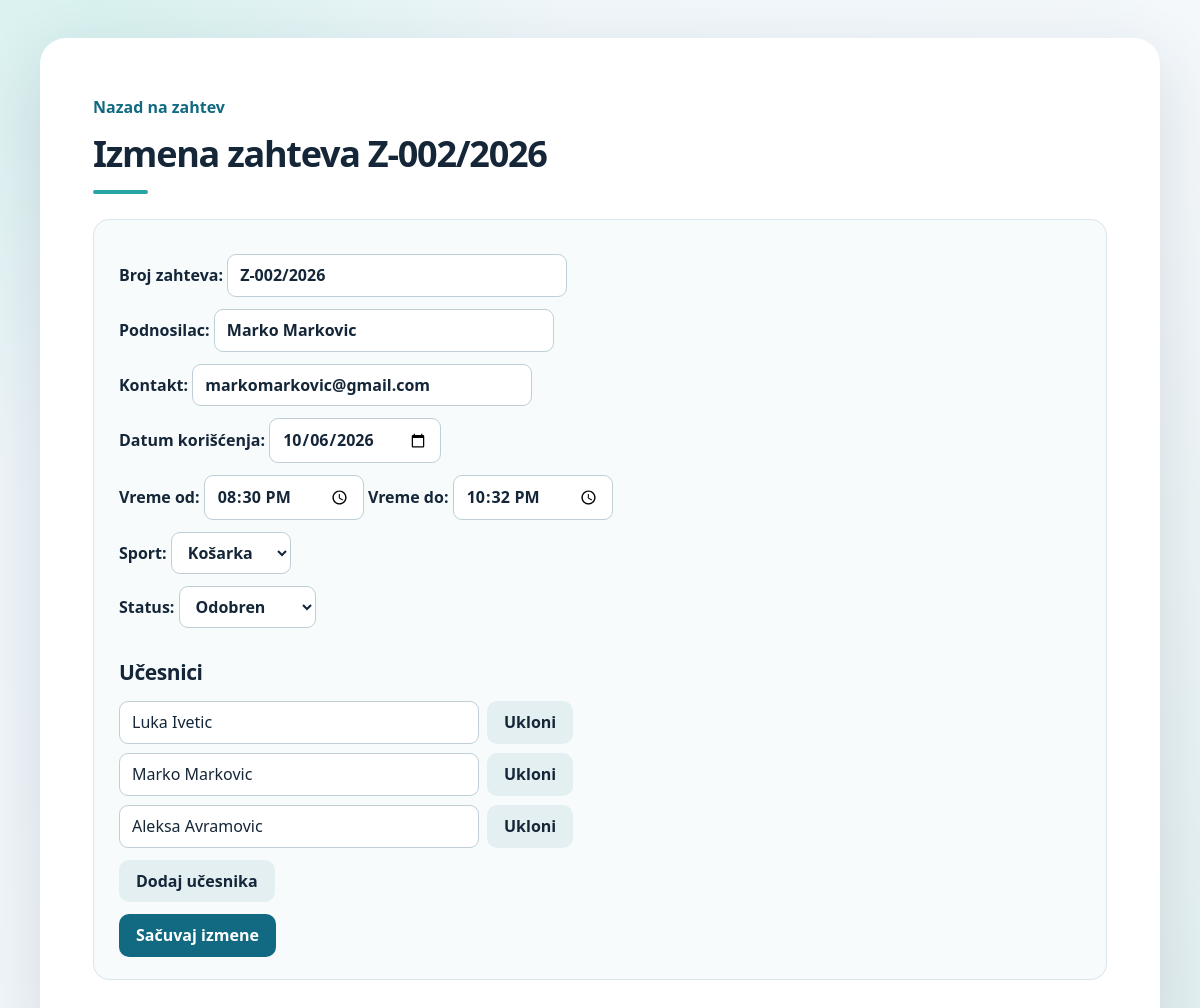
The app's page /izmeni_zahtev.php?id=3 (signed in) with its own data.
### tables this page shows
CREATE TABLE `zahtevi` (
  `id` int(11) NOT NULL,
  `broj_zahteva` varchar(30) NOT NULL,
  `datum_podnosenja` date NOT NULL,
  `podnosilac` varchar(100) NOT NULL,
  `kontakt` varchar(100) NOT NULL,
  `datum_koriscenja` date NOT NULL,
  `vreme_od` time NOT NULL,
  `vreme_do` time NOT NULL,
  `sport_id` int(11) NOT NULL,
  `status` enum('na_cekanju','odobren','odbijen') NOT NULL DEFAULT 'na_cekanju'
);

CREATE TABLE `sportovi` (
  `id` int(11) NOT NULL,
  `naziv` varchar(50) NOT NULL
);

CREATE TABLE `ucesnici` (
  `id` int(11) NOT NULL,
  `zahtev_id` int(11) NOT NULL,
  `ime_prezime` varchar(100) NOT NULL
);

### klase/BazaPodataka.php (called while the page is built, shortened)
<?php
class BazaPodataka
{
    public function __construct()
    {
        $this->veza = new PDO(
            'mysql:host=localhost;dbname=sportska_hala;charset=utf8mb4',
            'root',
            ''
        );
    }
}

### klase/Zahtevi.php (called while the page is built, shortened)
<?php
require_once __DIR__ . '/BazaPodataka.php';
class Zahtevi extends BazaPodataka
{
    public function prikaziJedan(int $id): ?array
    {
        $upit = $this->veza->prepare(
            'SELECT z.*, s.naziv AS sport
             FROM zahtevi z
             JOIN sportovi s ON s.id = z.sport_id
             WHERE z.id = ?'
        );
        $upit->execute([$id]);
        $zahtev = $upit->fetch(PDO::FETCH_ASSOC);
        return $zahtev ?: null;
    }
    public function prikaziUcesnike(int $zahtevId): array
    {
        $upit = $this->veza->prepare(
            'SELECT id, ime_prezime
             FROM ucesnici
             WHERE zahtev_id = ?
             ORDER BY id'
        );
        $upit->execute([$zahtevId]);
        return $upit->fetchAll(PDO::FETCH_ASSOC);
    }
}

### klase/Sportovi.php (called while the page is built, shortened)
<?php
require_once __DIR__ . '/BazaPodataka.php';
class Sportovi extends BazaPodataka
{
    public function prikaziSve(): array
    {
        $upit = $this->veza->query(
            'SELECT id, naziv FROM sportovi ORDER BY naziv'
        );
        return $upit->fetchAll(PDO::FETCH_ASSOC);
    }
}

### izmeni_zahtev.php (the view, shortened to what this page needs)
<?php
require_once __DIR__ . '/klase/Zahtevi.php';
require_once __DIR__ . '/klase/Sportovi.php';
$id = filter_input(INPUT_GET, 'id', FILTER_VALIDATE_INT);
$zahtevi = new Zahtevi();
$zahtev = $zahtevi->prikaziJedan($id);
$ucesnici = $zahtevi->prikaziUcesnike($id);
$sportovi = (new Sportovi())->prikaziSve();
function prikazi(string $vrednost): string
{
    return htmlspecialchars($vrednost, ENT_QUOTES, 'UTF-8');
}
?>
<!DOCTYPE html>
<html lang="sr">
<head>
<link rel="stylesheet" href="stil.css">
</head>
<body>
    <p><a href="detalji_zahteva.php?id=<?= $id ?>">Nazad na zahtev</a></p>
    <h1>Izmena zahteva <?= prikazi($zahtev['broj_zahteva']) ?></h1>
    <form action="sacuvaj_izmene.php" method="post">
        <p>
            <label>Broj zahteva:
                <input type="text" name="broj_zahteva" maxlength="30" required
                       value="<?= prikazi($zahtev['broj_zahteva']) ?>">
            </label>
        </p>
        <p>
            <label>Podnosilac:
                <input type="text" name="podnosilac" maxlength="100" required
                       value="<?= prikazi($zahtev['podnosilac']) ?>">
            </label>
        </p>
        <p>
            <label>Kontakt:
                <input type="email" name="kontakt" maxlength="100" required
                       value="<?= prikazi($zahtev['kontakt']) ?>">
            </label>
        </p>
        <p>
            <label>Datum korišćenja:
                <input type="date" name="datum_koriscenja" required
                       value="<?= prikazi($zahtev['datum_koriscenja']) ?>">
            </label>
        </p>
        <p>
            <label>Vreme od:
                <input type="time" name="vreme_od"
                       min="08:00" max="23:00" required
                       value="<?= prikazi(substr($zahtev['vreme_od'], 0, 5)) ?>">
            </label>
            <label>Vreme do:
                <input type="time" name="vreme_do"
                       min="08:00" max="23:00" required
                       value="<?= prikazi(substr($zahtev['vreme_do'], 0, 5)) ?>">
            </label>
        </p>
        <p>
            <label>Sport:
                <select name="sport_id" required>
                    <?php foreach ($sportovi as $sport): ?>
                        <option value="<?= (int) $sport['id'] ?>"
                            <?= (int) $sport['id'] === (int) $zahtev['sport_id']
                                ? 'selected' : '' ?>>
                            <?= prikazi($sport['naziv']) ?>
                        </option>
                    <?php endforeach; ?>
                </select>
            </label>
        </p>
        <p>
            <label>Status:
                <select name="status" required>
                    <option value="odobren"
                        <?= $zahtev['status'] === 'odobren' ? 'selected' : '' ?>>
                        Odobren
                    </option>
                </select>
            </label>
        </p>
        <h2>Učesnici</h2>
        <div id="ucesnici">
            <?php foreach ($ucesnici as $ucesnik): ?>
                <div>
                    <input type="text" name="ucesnici[]" maxlength="100" required
                           value="<?= prikazi($ucesnik['ime_prezime']) ?>">
                    <button type="button" class="ukloni">Ukloni</button>
                </div>
            <?php endforeach; ?>
        </div>
        <p><button type="button" id="dodaj_ucesnika">Dodaj učesnika</button></p>
        <button type="submit">Sačuvaj izmene</button>
    </form>
</body>
</html>

### stil.css (style rules this page uses)
:root { color-scheme: light; --tamna: #142638; --tekst: #23384a; --prigusena: #64788b; --plava: #126a82; --plava-tamna: #0b5369; --svetla: #edf7f7; --linija: #d8e5eb; --senka: 0 24px 70px rgba(20, 45, 61, .14); }
* { box-sizing: border-box; }
html { min-height: 100%; background: radial-gradient(circle at 8% 0%, #d8f1ef, transparent 30%), linear-gradient(135deg, #edf5fa, #f4f8fb 60%, #e3f0f1); }
body { max-width: 1120px; min-height: calc(100vh - 76px); margin: 38px auto; padding: 44px 52px 56px; border: 1px solid rgba(255,255,255,.8); border-radius: 26px; background: #fff; box-shadow: var(--senka); color: var(--tekst); font: 16px/1.55 system-ui, -apple-system, "Segoe UI", Arial, sans-serif; }
h1, h2 { color: var(--tamna); line-height: 1.2; }
h1 { margin: 0 0 25px; font-size: clamp(27px, 3vw, 38px); letter-spacing: -.035em; }
h2 { margin: 32px 0 16px; font-size: 21px; letter-spacing: -.02em; }
h1::after { content: ""; display: block; width: 55px; height: 4px; margin-top: 15px; border-radius: 8px; background: #28a4a5; }
p { margin: 12px 0; }
a { color: var(--plava); font-weight: 600; text-decoration: none; }
form:not([action="obrisi_zahtev.php"]):not([action="odjava.php"]) { padding: 22px 25px; border: 1px solid var(--linija); border-radius: 16px; background: #f8fbfc; }
form label { color: var(--tamna); font-weight: 600; }
input, select, button { font: inherit; }
input:not([type="hidden"]), select { max-width: 100%; min-height: 42px; padding: 8px 12px; border: 1px solid #bfcfd8; border-radius: 9px; background: white; color: var(--tamna); }
input[type="text"], input[type="email"], input[type="search"], input[type="password"] { width: min(100%, 340px); }
input[type="date"], input[type="time"] { min-width: 160px; }
button { min-height: 42px; padding: 9px 17px; border: 0; border-radius: 10px; background: var(--plava); color: #fff; font-weight: 650; cursor: pointer; transition: background .15s ease, transform .15s ease; }
button[type="button"], form[action="odjava.php"] button { background: #e4eff2; color: var(--tamna); }
#ucesnici > div { display: flex; flex-wrap: wrap; align-items: center; gap: 8px; margin: 9px 0; }
#ucesnici input { width: min(100%, 360px); }

### records on screen
zahtevi: broj_zahteva "Z-002/2026", podnosilac "Marko Markovic", kontakt "markomarkovic@gmail.com", datum_koriscenja "10/06/2026", vreme_od "20:30", vreme_do "22:32", sport_id "Košarka", status "Odobren"
ucesnici: ime_prezime "Luka Ivetic"
ucesnici: ime_prezime "Marko Markovic"
ucesnici: ime_prezime "Aleksa Avramovic"
